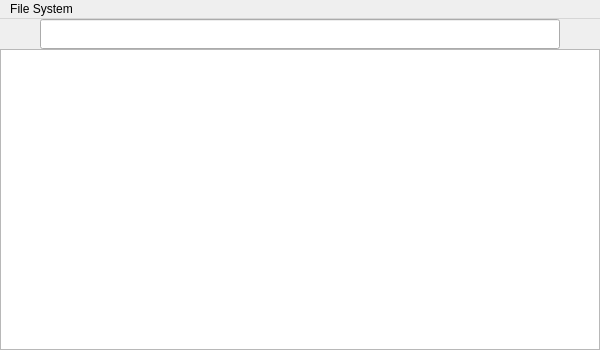
<?xml version="1.0" encoding="UTF-8"?>
<ui version="4.0">
 <class>MainWindow</class>
 <widget class="QMainWindow" name="MainWindow">
  <property name="geometry">
   <rect>
    <x>0</x>
    <y>0</y>
    <width>600</width>
    <height>350</height>
   </rect>
  </property>
  <property name="minimumSize">
   <size>
    <width>600</width>
    <height>350</height>
   </size>
  </property>
  <property name="windowTitle">
   <string>MainWindow</string>
  </property>
  <widget class="QWidget" name="centralwidget">
   <layout class="QVBoxLayout" name="verticalLayout" stretch="1,10">
    <property name="spacing">
     <number>0</number>
    </property>
    <property name="leftMargin">
     <number>0</number>
    </property>
    <property name="topMargin">
     <number>0</number>
    </property>
    <property name="rightMargin">
     <number>0</number>
    </property>
    <property name="bottomMargin">
     <number>0</number>
    </property>
    <item>
     <layout class="QHBoxLayout" name="horizontalLayout">
      <property name="spacing">
       <number>0</number>
      </property>
      <property name="sizeConstraint">
       <enum>QLayout::SetDefaultConstraint</enum>
      </property>
      <item>
       <widget class="QPushButton" name="pushButton">
        <property name="text">
         <string/>
        </property>
        <property name="icon">
         <iconset>
          <normaloff>../img/left-arrow.png</normaloff>../img/left-arrow.png</iconset>
        </property>
        <property name="iconSize">
         <size>
          <width>24</width>
          <height>24</height>
         </size>
        </property>
        <property name="flat">
         <bool>true</bool>
        </property>
       </widget>
      </item>
      <item>
       <widget class="QLineEdit" name="lineEdit">
        <property name="sizePolicy">
         <sizepolicy hsizetype="Expanding" vsizetype="Expanding">
          <horstretch>0</horstretch>
          <verstretch>0</verstretch>
         </sizepolicy>
        </property>
       </widget>
      </item>
      <item>
       <widget class="QPushButton" name="pushButton_2">
        <property name="text">
         <string/>
        </property>
        <property name="icon">
         <iconset>
          <normaloff>../img/right-arrow.png</normaloff>../img/right-arrow.png</iconset>
        </property>
        <property name="iconSize">
         <size>
          <width>24</width>
          <height>24</height>
         </size>
        </property>
        <property name="flat">
         <bool>true</bool>
        </property>
       </widget>
      </item>
     </layout>
    </item>
    <item>
     <widget class="QTableWidget" name="tableWidget">
      <property name="showGrid">
       <bool>false</bool>
      </property>
      <attribute name="horizontalHeaderVisible">
       <bool>false</bool>
      </attribute>
      <attribute name="verticalHeaderVisible">
       <bool>false</bool>
      </attribute>
     </widget>
    </item>
   </layout>
  </widget>
  <widget class="QMenuBar" name="menubar">
   <property name="geometry">
    <rect>
     <x>0</x>
     <y>0</y>
     <width>600</width>
     <height>21</height>
    </rect>
   </property>
   <widget class="QMenu" name="menuFile_System">
    <property name="title">
     <string>File System</string>
    </property>
    <addaction name="actionInfo"/>
    <addaction name="actionLogout"/>
    <addaction name="actionFormat_FS"/>
   </widget>
   <addaction name="menuFile_System"/>
  </widget>
  <action name="actionInfo">
   <property name="icon">
    <iconset>
     <normaloff>../img/info.png</normaloff>../img/info.png</iconset>
   </property>
   <property name="text">
    <string>Info</string>
   </property>
   <property name="font">
    <font>
     <family>Consolas</family>
     <pointsize>10</pointsize>
    </font>
   </property>
  </action>
  <action name="actionLogout">
   <property name="icon">
    <iconset>
     <normaloff>../img/logout.png</normaloff>../img/logout.png</iconset>
   </property>
   <property name="text">
    <string>Logout</string>
   </property>
   <property name="font">
    <font>
     <family>Consolas</family>
     <pointsize>10</pointsize>
    </font>
   </property>
  </action>
  <action name="actionFormat_FS">
   <property name="icon">
    <iconset>
     <normaloff>../img/format.png</normaloff>../img/format.png</iconset>
   </property>
   <property name="text">
    <string>Format FS</string>
   </property>
   <property name="font">
    <font>
     <family>Consolas</family>
     <pointsize>10</pointsize>
    </font>
   </property>
  </action>
 </widget>
 <resources/>
 <connections/>
</ui>
